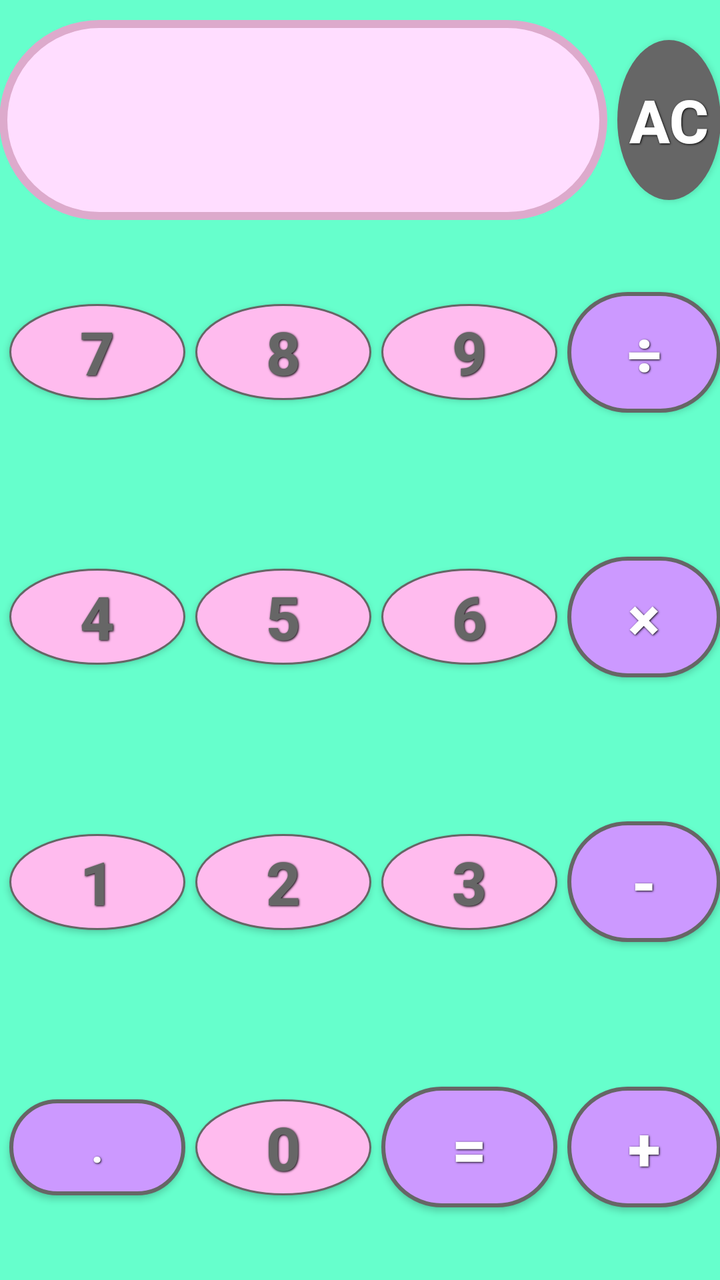
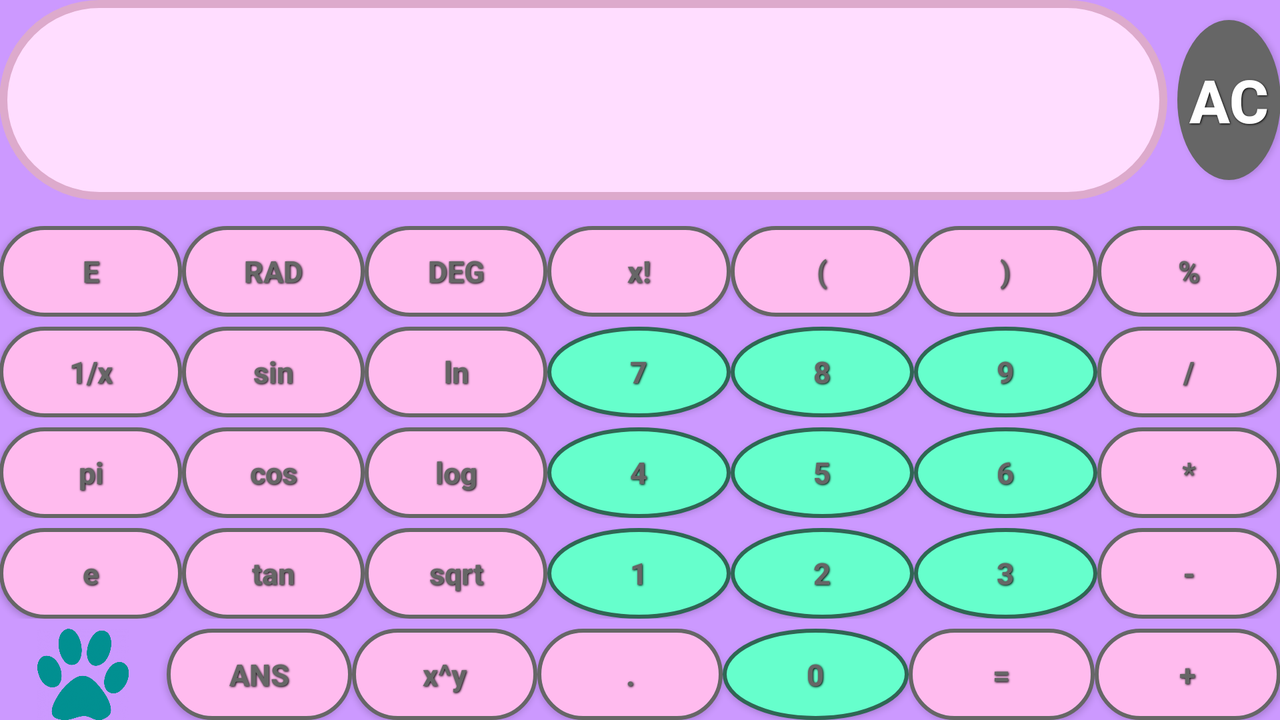

The same Android screen from two of the app's own layout files: first res/layout/ as a phone draws it, then the repository's variant for another configuration, drawn on a device whose configuration selects that folder. Both files follow.
<!-- AndroidManifest.xml: application theme AppTheme -->
<!-- res/layout/activity_calculator.xml -->
<LinearLayout xmlns:android="http://schemas.android.com/apk/res/android"
    xmlns:tools="http://schemas.android.com/tools"
    android:layout_width="match_parent"
    android:layout_height="match_parent"
    android:background="#66FFCC"
    android:paddingBottom="@dimen/activity_vertical_margin"
    android:paddingLeft="@dimen/activity_horizontal_margin"
    android:paddingRight="@dimen/activity_horizontal_margin"
    android:paddingTop="@dimen/activity_vertical_margin"
    tools:context=".Calculator">

    <LinearLayout
        android:layout_width="match_parent"
        android:layout_height="match_parent"
        android:orientation="vertical">

        <LinearLayout
            android:layout_width="match_parent"
            android:layout_height="wrap_content"
            android:layout_marginTop="10dp">

            <TextView
                android:id="@+id/preview"
                android:layout_width="match_parent"
                android:layout_height="100dp"
                android:layout_weight="2"
                android:background="@drawable/output_view"
                android:gravity="center"
                android:theme="@style/button_black"/>

            <Button
                android:id="@+id/clear"
                android:layout_width="80dp"
                android:layout_height="80dp"
                android:layout_marginLeft="5dp"
                android:layout_weight="1"
                android:background="@drawable/ac_shape"
                android:gravity="center"
                android:text="AC"
                android:theme="@style/button_white" />
        </LinearLayout>

        <LinearLayout
            android:layout_width="match_parent"
            android:layout_height="0dp"
            android:layout_weight="1"
            android:gravity="center"
            android:orientation="horizontal">

            <Button
                android:id="@+id/seven"
                android:layout_width="wrap_content"
                android:layout_height="wrap_content"
                android:background="@drawable/pink_number_button"
                android:text="7"
                android:theme="@style/button_black"
                android:layout_marginLeft="5dp"/>

            <Button
                android:id="@+id/eight"
                android:layout_width="wrap_content"
                android:layout_height="wrap_content"
                android:background="@drawable/pink_number_button"
                android:text="8"
                android:theme="@style/button_black"
                android:layout_marginLeft="5dp"/>

            <Button
                android:id="@+id/nine"
                android:layout_width="wrap_content"
                android:layout_height="wrap_content"
                android:background="@drawable/pink_number_button"
                android:text="9"
                android:theme="@style/button_black"
                android:layout_marginLeft="5dp"/>

            <Button
                android:id="@+id/divide"
                android:layout_width="wrap_content"
                android:layout_height="wrap_content"
                android:background="@drawable/purple_operation_button"
                android:text="÷"
                android:layout_marginLeft="5dp"
                android:theme="@style/button_white"/>

        </LinearLayout>

        <LinearLayout
            android:layout_width="match_parent"
            android:layout_height="0dp"
            android:layout_weight="1"
            android:gravity="center"
            android:orientation="horizontal">

            <Button
                android:id="@+id/four"
                android:layout_width="wrap_content"
                android:layout_height="wrap_content"
                android:background="@drawable/pink_number_button"
                android:text="4"
                android:theme="@style/button_black"
                android:layout_marginLeft="5dp"/>


            <Button
                android:id="@+id/five"
                android:layout_width="wrap_content"
                android:layout_height="wrap_content"
                android:background="@drawable/pink_number_button"
                android:text="5"
                android:theme="@style/button_black"
                android:layout_marginLeft="5dp"/>


            <Button
                android:id="@+id/six"
                android:layout_width="wrap_content"
                android:layout_height="wrap_content"
                android:background="@drawable/pink_number_button"
                android:text="6"
                android:theme="@style/button_black"
                android:layout_marginLeft="5dp"/>


            <Button
                android:id="@+id/multiply"
                android:layout_width="wrap_content"
                android:layout_height="wrap_content"
                android:text="×"
                android:layout_marginLeft="5dp"
                android:background="@drawable/purple_operation_button"
                android:theme="@style/button_white"/>

        </LinearLayout>

        <LinearLayout
            android:layout_width="match_parent"
            android:layout_height="0dp"
            android:layout_weight="1"
            android:gravity="center"
            android:orientation="horizontal">

            <Button
                android:id="@+id/one"
                android:layout_width="wrap_content"
                android:layout_height="wrap_content"
                android:background="@drawable/pink_number_button"
                android:text="1"
                android:theme="@style/button_black"
                android:layout_marginLeft="5dp"/>


            <Button
                android:id="@+id/two"
                android:layout_width="wrap_content"
                android:layout_height="wrap_content"
                android:background="@drawable/pink_number_button"
                android:text="2"
                android:theme="@style/button_black"
                android:layout_marginLeft="5dp"/>


            <Button
                android:id="@+id/three"
                android:layout_width="wrap_content"
                android:layout_height="wrap_content"
                android:background="@drawable/pink_number_button"
                android:text="3"
                android:theme="@style/button_black"
                android:layout_marginLeft="5dp"/>


            <Button
                android:id="@+id/subtract"
                android:layout_width="wrap_content"
                android:layout_height="wrap_content"
                android:text="-"
                android:layout_marginLeft="5dp"
                android:background="@drawable/purple_operation_button"
                android:theme="@style/button_white"/>

        </LinearLayout>

        <LinearLayout
            android:layout_width="match_parent"
            android:layout_height="0dp"
            android:layout_weight="1"
            android:gravity="center"
            android:orientation="horizontal">


            <Button
                android:id="@+id/point"
                android:layout_width="wrap_content"
                android:layout_height="wrap_content"
                android:text="."
                android:textSize="20dp"
                android:layout_marginLeft="5dp"
                android:background="@drawable/purple_operation_button"
                android:theme="@style/button_white"/>

            <Button
                android:id="@+id/zero"
                android:layout_width="wrap_content"
                android:layout_height="wrap_content"
                android:background="@drawable/pink_number_button"
                android:text="0"
                android:theme="@style/button_black"
                android:layout_marginLeft="5dp"/>

            <Button
                android:id="@+id/equals"
                android:layout_width="wrap_content"
                android:layout_height="wrap_content"
                android:text="="
                android:layout_marginLeft="5dp"
                android:background="@drawable/purple_operation_button"
                android:theme="@style/button_white"/>


            <Button
                android:id="@+id/add"
                android:layout_width="wrap_content"
                android:layout_height="wrap_content"
                android:text="+"
                android:layout_marginLeft="5dp"
                android:background="@drawable/purple_operation_button"
                android:theme="@style/button_white"/>

        </LinearLayout>

    </LinearLayout>

</LinearLayout>
<!-- resources referenced by this layout -->
<resources>
  <!-- drawable ac_shape (drawable) -->
  <shape
      xmlns:android="http://schemas.android.com/apk/res/android"
      android:shape="oval">
  
      <solid
          android:color="#666666"/>
  
      <size
          android:width="120dp"
          android:height="120dp"/>
      </shape>
  <!-- drawable output_view (drawable) -->
  <?xml version="1.0" encoding="utf-8" ?>
  <selector xmlns:android="http://schemas.android.com/apk/res/android">
      <item android:state_pressed="true" >
          <shape>
              <solid
                  android:color="#99FFCC" />
              <stroke
                  android:width="1dp"
                  android:color="#99FFCC" />
              <corners
                  android:radius="6dp" />
              <padding
                  android:left="10dp"
                  android:top="10dp"
                  android:right="10dp"
                  android:bottom="10dp" />
          </shape>
      </item>
      <item>
          <shape>
              <solid
                  android:color="#ffddff" />
              <stroke
                  android:width="4dp"
                  android:color="#ddaacc" />
              <corners
                  android:radius="50dp" />
              <padding
                  android:left="10dp"
                  android:top="10dp"
                  android:right="10dp"
                  android:bottom="10dp" />
          </shape>
      </item>
  </selector>
  <!-- drawable pink_number_button (drawable) -->
  <shape
      xmlns:android="http://schemas.android.com/apk/res/android"
      android:shape="oval">
  
      <solid
          android:color="#ffbbee"/>
      <size
          android:width="25dp"
          android:height="45dp"/>
      <stroke
          android:width="1dp"
          android:color="#666666" />
  </shape>
  <style name="button_black">
          <item name="android:layout_width">fill_parent</item>
          <item name="android:layout_height">wrap_content</item>
          <item name="android:textColor">#666666</item>
          <item name="android:gravity">center</item>
          <item name="android:layout_margin">3dp</item>
          <item name="android:textSize">30dp</item>
          <item name="android:textStyle">bold</item>
          <item name="android:shadowColor">#000000</item>
          <item name="android:shadowDx">1</item>
          <item name="android:shadowDy">1</item>
          <item name="android:shadowRadius">2</item>
      </style>
  <style name="button_white">
          <item name="android:layout_width">fill_parent</item>
          <item name="android:layout_height">wrap_content</item>
          <item name="android:textColor">#ffffff</item>
          <item name="android:gravity">center</item>
          <item name="android:layout_margin">3dp</item>
          <item name="android:textSize">30dp</item>
          <item name="android:textStyle">bold</item>
          <item name="android:shadowColor">#000000</item>
          <item name="android:shadowDx">1</item>
          <item name="android:shadowDy">1</item>
          <item name="android:shadowRadius">2</item>
      </style>
  <style name="AppTheme" parent="Theme.AppCompat.Light.DarkActionBar">
  
      </style>
</resources>
<!-- res/layout-land/activity_calculator.xml (the repository's variant of the layout above) -->
<!-- drawn on the phone turned sideways -->
<LinearLayout
    xmlns:android="http://schemas.android.com/apk/res/android"
    xmlns:tools="http://schemas.android.com/tools"
    android:layout_width="match_parent"
    android:layout_height="match_parent"
    android:paddingLeft="@dimen/activity_horizontal_margin"
    android:paddingRight="@dimen/activity_horizontal_margin"
    android:paddingTop="@dimen/activity_vertical_margin"
    android:paddingBottom="@dimen/activity_vertical_margin"
    android:background="#CC99FF"
    tools:context=".Calculator"
  >

    <LinearLayout
        android:layout_width="match_parent"
        android:layout_height="match_parent"
        android:orientation="vertical">

        <LinearLayout
            android:layout_width="match_parent"
            android:layout_height="wrap_content"
            >

            <TextView
                android:id="@+id/preview"
                android:layout_width="match_parent"
                android:layout_height="100dp"
                android:layout_weight="2"
                android:layout_marginBottom="8dp"
                android:background="@drawable/output_view"
                android:theme="@style/button_black"/>

            <Button
                android:id="@+id/clear"
                android:layout_width="80dp"
                android:layout_height="80dp"
                android:layout_marginLeft="5dp"
                android:layout_weight="1"
                android:background="@drawable/ac_shape"
                android:gravity="center"
                android:text="AC"
                android:theme="@style/button_white" />
        </LinearLayout>


        <LinearLayout
            android:layout_width="match_parent"
            android:layout_height="0dp"
            android:layout_weight="1"
            android:orientation="horizontal"
            android:layout_marginTop="5dp">

            <Button
                android:id="@+id/expTen"
                android:layout_width="0dp"
                android:layout_height="wrap_content"
                android:layout_weight="1"
                android:text="E"
                android:background="@drawable/pink_operation_button"
                android:theme="@style/button_black2"/>

            <Button
                android:id="@+id/radians"
                android:layout_width="0dp"
                android:layout_height="wrap_content"
                android:layout_weight="1"
                android:text="rad"
                android:background="@drawable/pink_operation_button"
                android:theme="@style/button_black2"/>

            <Button
                android:id="@+id/degrees"
                android:layout_width="0dp"
                android:layout_height="wrap_content"
                android:layout_weight="1"
                android:text="deg"
                android:background="@drawable/pink_operation_button"
                android:theme="@style/button_black2"/>


            <Button
                android:id="@+id/factorial"
                android:layout_width="0dp"
                android:layout_height="wrap_content"
                android:layout_weight="1"
                android:text="x!"
                android:textAllCaps="false"
                android:background="@drawable/pink_operation_button"
                android:theme="@style/button_black2"/>

            <Button
                android:id="@+id/openParen"
                android:layout_width="0dp"
                android:layout_height="wrap_content"
                android:layout_weight="1"
                android:text="("
                android:background="@drawable/pink_operation_button"
                android:theme="@style/button_black2"/>


            <Button
                android:id="@+id/closeParen"
                android:layout_width="0dp"
                android:layout_height="wrap_content"
                android:layout_weight="1"
                android:text=")"
                android:background="@drawable/pink_operation_button"
                android:theme="@style/button_black2"/>


            <Button
                android:id="@+id/percentage"
                android:layout_width="0dp"
                android:layout_height="wrap_content"
                android:layout_weight="1"
                android:text="%"
                android:background="@drawable/pink_operation_button"
                android:theme="@style/button_black2"/>

        </LinearLayout>

        <LinearLayout
            android:layout_width="match_parent"
            android:layout_height="0dp"
            android:layout_weight="1"
            android:orientation="horizontal"
            android:layout_marginTop="5dp">

            <Button
                android:id="@+id/inverse"
                android:layout_width="0dp"
                android:layout_height="wrap_content"
                android:layout_weight="1"
                android:text="1/x"
                android:textAllCaps="false"
                android:background="@drawable/pink_operation_button"
                android:theme="@style/button_black2"/>


            <Button
                android:id="@+id/sine"
                android:layout_width="0dp"
                android:layout_height="wrap_content"
                android:layout_weight="1"
                android:text="sin"
                android:textAllCaps="false"
                android:background="@drawable/pink_operation_button"
                android:theme="@style/button_black2"/>


            <Button
                android:id="@+id/ln"
                android:layout_width="0dp"
                android:layout_height="wrap_content"
                android:layout_weight="1"
                android:text="ln"
                android:textAllCaps="false"
                android:background="@drawable/pink_operation_button"
                android:theme="@style/button_black2"/>

            <Button
                android:id="@+id/seven"
                android:layout_width="0dp"
                android:layout_height="wrap_content"
                android:layout_weight="1"
                android:text="7"
                android:background="@drawable/green_number_button"
                android:theme="@style/button_black2"/>


            <Button
                android:id="@+id/eight"
                android:layout_width="0dp"
                android:layout_height="wrap_content"
                android:layout_weight="1"
                android:text="8"
                android:background="@drawable/green_number_button"
                android:theme="@style/button_black2"/>


            <Button
                android:id="@+id/nine"
                android:layout_width="0dp"
                android:layout_height="wrap_content"
                android:layout_weight="1"
                android:text="9"
                android:background="@drawable/green_number_button"
                android:theme="@style/button_black2"/>


            <Button
                android:id="@+id/divide"
                android:layout_width="0dp"
                android:layout_height="wrap_content"
                android:layout_weight="1"
                android:text="/"
                android:background="@drawable/pink_operation_button"
                android:theme="@style/button_black2"/>

        </LinearLayout>

        <LinearLayout
            android:layout_width="match_parent"
            android:layout_height="0dp"
            android:layout_weight="1"
            android:orientation="horizontal"
            android:layout_marginTop="5dp">

            <Button
                android:id="@+id/pi"
                android:layout_width="0dp"
                android:layout_height="wrap_content"
                android:layout_weight="1"
                android:text="pi"
                android:textAllCaps="false"
                android:background="@drawable/pink_operation_button"
                android:theme="@style/button_black2"
                />


            <Button
                android:id="@+id/cosine"
                android:layout_width="0dp"
                android:layout_height="wrap_content"
                android:layout_weight="1"
                android:text="cos"
                android:textAllCaps="false"
                android:background="@drawable/pink_operation_button"
                android:theme="@style/button_black2"/>


            <Button
                android:id="@+id/log"
                android:layout_width="0dp"
                android:layout_height="wrap_content"
                android:layout_weight="1"
                android:text="log"
                android:textAllCaps="false"
                android:background="@drawable/pink_operation_button"
                android:theme="@style/button_black2"/>

            <Button
                android:id="@+id/four"
                android:layout_width="0dp"
                android:layout_height="wrap_content"
                android:layout_weight="1"
                android:text="4"
                android:background="@drawable/green_number_button"
                android:theme="@style/button_black2"/>


            <Button
                android:id="@+id/five"
                android:layout_width="0dp"
                android:layout_height="wrap_content"
                android:layout_weight="1"
                android:text="5"
                android:background="@drawable/green_number_button"
                android:theme="@style/button_black2"/>


            <Button
                android:id="@+id/six"
                android:layout_width="0dp"
                android:layout_height="wrap_content"
                android:layout_weight="1"
                android:text="6"
                android:background="@drawable/green_number_button"
                android:theme="@style/button_black2"/>


            <Button
                android:id="@+id/multiply"
                android:layout_width="0dp"
                android:layout_height="wrap_content"
                android:layout_weight="1"
                android:text="*"
                android:background="@drawable/pink_operation_button"
                android:theme="@style/button_black2"/>

        </LinearLayout>

        <LinearLayout
            android:layout_width="match_parent"
            android:layout_height="0dp"
            android:layout_weight="1"
            android:orientation="horizontal"
            android:layout_marginTop="5dp"
            >

            <Button
                android:id="@+id/e"
                android:layout_width="0dp"
                android:layout_height="wrap_content"
                android:layout_weight="1"
                android:text="e"
                android:textAllCaps="false"
                android:background="@drawable/pink_operation_button"
                android:theme="@style/button_black2"/>


            <Button
                android:id="@+id/tangent"
                android:layout_width="0dp"
                android:layout_height="wrap_content"
                android:layout_weight="1"
                android:text="tan"
                android:textAllCaps="false"
                android:background="@drawable/pink_operation_button"
                android:theme="@style/button_black2"/>


            <Button
                android:id="@+id/sqrt"
                android:layout_width="0dp"
                android:layout_height="wrap_content"
                android:layout_weight="1"
                android:text="sqrt"
                android:textAllCaps="false"
                android:background="@drawable/pink_operation_button"
                android:theme="@style/button_black2"/>

            <Button
                android:id="@+id/one"
                android:layout_width="0dp"
                android:layout_height="wrap_content"
                android:layout_weight="1"
                android:text="1"
                android:background="@drawable/green_number_button"
                android:theme="@style/button_black2"/>


            <Button
                android:id="@+id/two"
                android:layout_width="0dp"
                android:layout_height="wrap_content"
                android:layout_weight="1"
                android:text="2"
                android:background="@drawable/green_number_button"
                android:theme="@style/button_black2"/>


            <Button
                android:id="@+id/three"
                android:layout_width="0dp"
                android:layout_height="wrap_content"
                android:layout_weight="1"
                android:text="3"
                android:background="@drawable/green_number_button"
                android:theme="@style/button_black2"/>


            <Button
                android:id="@+id/subtract"
                android:layout_width="0dp"
                android:layout_height="wrap_content"
                android:layout_weight="1"
                android:text="-"
                android:background="@drawable/pink_operation_button"
                android:theme="@style/button_black2"/>

        </LinearLayout>

        <LinearLayout
            android:layout_width="match_parent"
            android:layout_height="0dp"
            android:layout_weight="1"
            android:orientation="horizontal"
            android:layout_marginTop="5dp"
            >

            <ImageView
                android:layout_width="wrap_content"
                android:layout_height="wrap_content"
                android:adjustViewBounds="true"
                android:maxWidth="50dp"
                android:maxHeight="50dp"
                android:scaleType="fitCenter"
                android:layout_marginLeft="19dp"
                android:layout_marginRight="19dp"
                android:src="@drawable/bluepaw"/>

            <Button
                android:id="@+id/ans"
                android:layout_width="0dp"
                android:layout_height="wrap_content"
                android:layout_weight="1"
                android:text="ans"
                android:background="@drawable/pink_operation_button"
                android:theme="@style/button_black2"/>

            <Button
                android:id="@+id/exp"
                android:layout_width="0dp"
                android:layout_height="wrap_content"
                android:layout_weight="1"
                android:text="x^y"
                android:textAllCaps="false"
                android:background="@drawable/pink_operation_button"
                android:theme="@style/button_black2"/>

            <Button
                android:id="@+id/point"
                android:layout_width="0dp"
                android:layout_height="wrap_content"
                android:layout_weight="1"
                android:text="."
                android:background="@drawable/pink_operation_button"
                android:theme="@style/button_black2"/>

            <Button
                android:id="@+id/zero"
                android:layout_width="0dp"
                android:layout_height="wrap_content"
                android:layout_weight="1"
                android:text="0"
                android:background="@drawable/green_number_button"
                android:theme="@style/button_black2"/>

            <Button
                android:id="@+id/equals"
                android:layout_width="0dp"
                android:layout_height="wrap_content"
                android:layout_weight="1"
                android:text="="
                android:background="@drawable/pink_operation_button"
                android:theme="@style/button_black2"/>

            <Button
                android:id="@+id/add"
                android:layout_width="0dp"
                android:layout_height="wrap_content"
                android:layout_weight="1"
                android:text="+"
                android:background="@drawable/pink_operation_button"
                android:theme="@style/button_black2"/>

        </LinearLayout>

    </LinearLayout>

</LinearLayout>
<!-- resources referenced by the variant -->
<!-- as the phone turned sideways resolves them -->
<resources>
  <!-- drawable ac_shape (drawable) -->
  <shape
      xmlns:android="http://schemas.android.com/apk/res/android"
      android:shape="oval">
  
      <solid
          android:color="#666666"/>
  
      <size
          android:width="120dp"
          android:height="120dp"/>
      </shape>
  <!-- drawable green_number_button (drawable) -->
  <shape
      xmlns:android="http://schemas.android.com/apk/res/android"
      android:shape="oval">
  
      <solid
          android:color="#66FFCC"/>
      <size
          android:width="25dp"
          android:height="45dp"/>
      <stroke
          android:width="2dp"
          android:color="#ff306654" />
  </shape>
  <!-- drawable output_view (drawable) -->
  <?xml version="1.0" encoding="utf-8" ?>
  <selector xmlns:android="http://schemas.android.com/apk/res/android">
      <item android:state_pressed="true" >
          <shape>
              <solid
                  android:color="#99FFCC" />
              <stroke
                  android:width="1dp"
                  android:color="#99FFCC" />
              <corners
                  android:radius="6dp" />
              <padding
                  android:left="10dp"
                  android:top="10dp"
                  android:right="10dp"
                  android:bottom="10dp" />
          </shape>
      </item>
      <item>
          <shape>
              <solid
                  android:color="#ffddff" />
              <stroke
                  android:width="4dp"
                  android:color="#ddaacc" />
              <corners
                  android:radius="50dp" />
              <padding
                  android:left="10dp"
                  android:top="10dp"
                  android:right="10dp"
                  android:bottom="10dp" />
          </shape>
      </item>
  </selector>
  <style name="button_black">
          <item name="android:layout_width">fill_parent</item>
          <item name="android:layout_height">wrap_content</item>
          <item name="android:textColor">#666666</item>
          <item name="android:gravity">center</item>
          <item name="android:layout_margin">3dp</item>
          <item name="android:textSize">30dp</item>
          <item name="android:textStyle">bold</item>
          <item name="android:shadowColor">#000000</item>
          <item name="android:shadowDx">1</item>
          <item name="android:shadowDy">1</item>
          <item name="android:shadowRadius">2</item>
      </style>
  <style name="button_black2">
          <item name="android:layout_width">fill_parent</item>
          <item name="android:layout_height">wrap_content</item>
          <item name="android:textColor">#666666</item>
          <item name="android:gravity">center</item>
          <item name="android:layout_margin">3dp</item>
          <item name="android:textSize">15dp</item>
          <item name="android:textStyle">bold</item>
          <item name="android:shadowColor">#000000</item>
          <item name="android:shadowDx">1</item>
          <item name="android:shadowDy">1</item>
          <item name="android:shadowRadius">2</item>
      </style>
  <style name="button_white">
          <item name="android:layout_width">fill_parent</item>
          <item name="android:layout_height">wrap_content</item>
          <item name="android:textColor">#ffffff</item>
          <item name="android:gravity">center</item>
          <item name="android:layout_margin">3dp</item>
          <item name="android:textSize">30dp</item>
          <item name="android:textStyle">bold</item>
          <item name="android:shadowColor">#000000</item>
          <item name="android:shadowDx">1</item>
          <item name="android:shadowDy">1</item>
          <item name="android:shadowRadius">2</item>
      </style>
  <style name="AppTheme" parent="Theme.AppCompat.Light.DarkActionBar">
  
      </style>
</resources>
